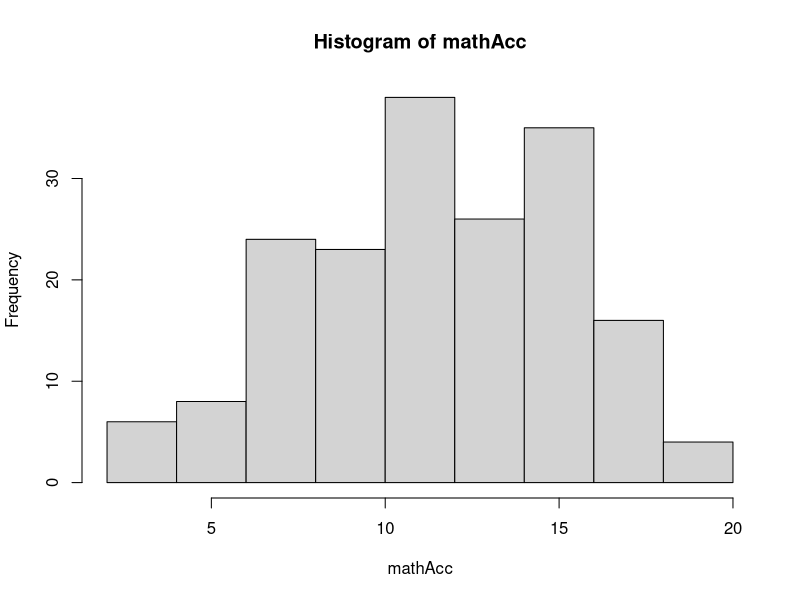
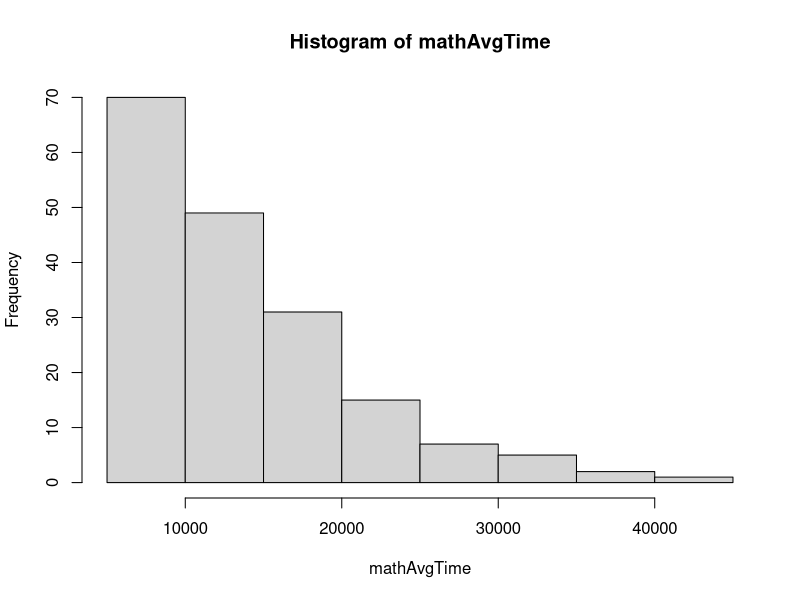
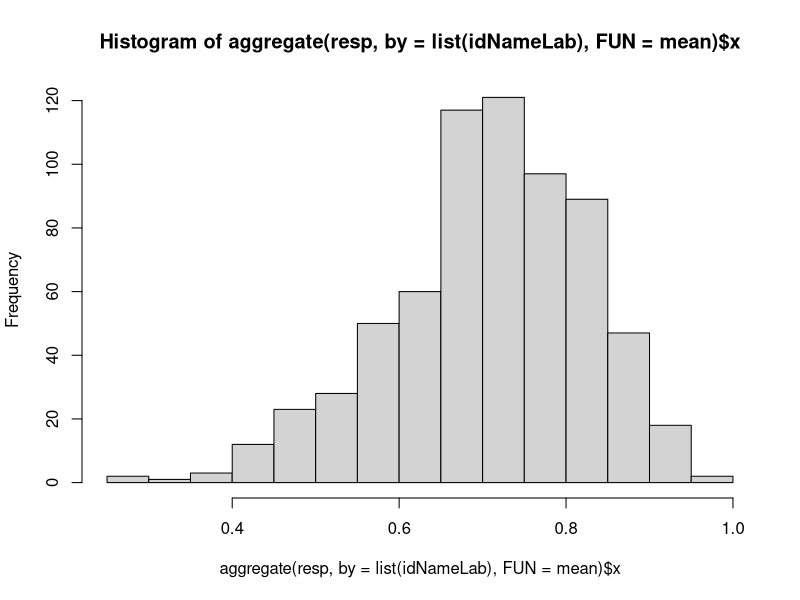

The R script that drew these images, in order:

#########################################################

rm(list=ls())
library(lavaan)
library(MASS)
SigmaTypical = lav_matrix_lower2full(c(
  + 1,
  + .38, 1,
  + .26, .35, 1,
  + .34, .43, .28, 1,
  + .25, .14, .15, .11, 1,
  + .33, .62, .33, .41, .13, 1,
  + .29, .35, .42, .35, .19, .38, 1,
  + .42, .41, .29, .43, .20, .40, .35, 1,
  + .27, .51, .24, .35, .15, .59, .30, .30, 1, 
  + .30, .27, .20, .24, .46, .24, .24, .26, .22, 1))
colnames(SigmaTypical) = c("BD","SI","DS","PCn","CD","VC","LN","MR","CO","SS")

#########################################################

set.seed(1)

N = 180
k = 6

schoolID = sample(1:6,N,replace=T,prob=runif(6,0.5,1))
school_rInt1 = 0.3*rnorm(k)[schoolID]
school_rInt2 = 0.1*rnorm(k)[schoolID]
school_rInt3 = 0.2*rnorm(k)[schoolID]
school_rInt4 = 0.2*rnorm(k)[schoolID]

name = replicate(N,paste0(sample(letters,5),collapse=""))
school = paste0("school",schoolID)

iq_z = rnorm(N,0,1)

wmScore = rbinom(N,20,pnorm(qnorm(.5)+school_rInt3+iq_z*.25))

visualScore = rbinom(N,20,pnorm(qnorm(.5)+school_rInt4+iq_z*.3))

mathAcc = rbinom(N,20,pnorm(qnorm(.6)+school_rInt1+iq_z*.3))
aggregate(mathAcc,by=list(schoolID),mean)
hist(mathAcc)

mathAvgTime = round(5000+rgamma(N,exp(0.5+school_rInt2-iq_z*.323),1)*5000)
aggregate(mathAvgTime,by=list(schoolID),median)
hist(mathAvgTime)

df = data.frame(school,name,mathAcc,mathAvgTime,wmScore,visualScore)
df = df[order(schoolID),]
cor(df[,3:ncol(df)])

write.csv(df,"exerData1.csv",row.names=F)

#########################################################

# LIKE A DATA SCIENTIST

set.seed(101)

N = 670
id = 1:N
idName = replicate(N,paste0(sample(letters,8),collapse=""))

# wisc part
w = round(mvrnorm(n=N, mu=rep(10,nrow(SigmaTypical)), 
                   Sigma=SigmaTypical*(3^2)))
iq_z = as.numeric(scale(rowMeans(w)))
w[w<1] = 1; w[w>19] = 19
w[sample(1:(N*10),(N*10*0.003))] = ""
w[sample(1:(N*10),(N*10*0.001))] = " "
w[sample(1:(N*10),(N*10*0.001))] = "-"
w[sample(1:(N*10),(N*10*0.002))] = "/"
sa = sample(1:(N*10),(N*10*0.1))
w[sa] = paste0(w[sa]," ")
sa = sample(1:(N*10),(N*10*0.1))
w[sa] = paste0(" ",w[sa])
w = data.frame(w)
saR = sample(1:nrow(w),1); saC = sample(1:ncol(w),1); w[saR,saC]; w[saR,saC] = 2000; w[saR,saC]
colnames(w) = colnames(SigmaTypical)
w = data.frame(idName,w)
w = w[order(sample(1:nrow(w),nrow(w))),]
write.csv(w,"ExerData_Wechsler.csv",row.names=F)

# questionnaires 
op = as.numeric(scale(rnorm(N)+iq_z*.17))
agr = as.numeric(scale(rnorm(N)+iq_z*0))
qu = data.frame(
  Openness1 = as.numeric(cut(scale(op + rnorm(N)),c(-Inf,runif(4,-1,1),Inf))),
  Openness2 = as.numeric(cut(scale(op + rnorm(N)),c(-Inf,runif(4,-1,1),Inf))),
  Openness3 = as.numeric(cut(scale(op + rnorm(N)),c(-Inf,runif(4,-1,1),Inf))),
  Openness4 = as.numeric(cut(scale(op + rnorm(N)),c(-Inf,runif(4,-1,1),Inf))),
  Openness5 = as.numeric(cut(scale(op + rnorm(N)),c(-Inf,runif(4,-1,1),Inf))),
  Openness6 = as.numeric(cut(scale(op + rnorm(N)),c(-Inf,runif(4,-1,1),Inf))),
  Openness7 = as.numeric(cut(scale(op + rnorm(N)),c(-Inf,runif(4,-1,1),Inf))),
  Openness8 = as.numeric(cut(scale(op + rnorm(N)),c(-Inf,runif(4,-1,1),Inf))),
  Agreab1 = as.numeric(cut(scale(op + rnorm(N)),c(-Inf,runif(4,-1.5,1.5),Inf))),
  Agreab2 = as.numeric(cut(scale(op + rnorm(N)),c(-Inf,runif(4,-1.5,1.5),Inf))),
  Agreab3 = as.numeric(cut(scale(op + rnorm(N)),c(-Inf,runif(4,-1.5,1.5),Inf))),
  Agreab4 = as.numeric(cut(scale(op + rnorm(N)),c(-Inf,runif(4,-1.5,1.5),Inf))),
  Agreab5 = as.numeric(cut(scale(op + rnorm(N)),c(-Inf,runif(4,-1.5,1.5),Inf))),
  Agreab6 = as.numeric(cut(scale(op + rnorm(N)),c(-Inf,runif(4,-1.5,1.5),Inf))),
  Agreab7 = as.numeric(cut(scale(op + rnorm(N)),c(-Inf,runif(4,-1.5,1.5),Inf))),
  Agreab8 = as.numeric(cut(scale(op + rnorm(N)),c(-Inf,runif(4,-1.5,1.5),Inf)))
)
for(i in 1:ncol(qu)){
  qu[sample(1:nrow(qu),round(nrow(qu)*.003)),i] = ""
  qu[sample(1:nrow(qu),(nrow(qu)*0.001)),i] = " "
  qu[sample(1:nrow(qu),(nrow(qu)*0.002)),i] = "-"
  sa = sample(1:nrow(qu),(nrow(qu)*0.05))
  qu[sa,i] = paste0(qu[sa,i]," ")
  sa = sample(1:nrow(qu),(nrow(qu)*0.05))
  qu[sa,i] = paste0(" ",qu[sa,i])
}
qu[sample(1:nrow(qu),round(nrow(qu)*.006)),] = ""
qu = data.frame(idName,qu)
qu = qu[order(sample(1:nrow(qu),nrow(qu))),]
write.csv(qu,"ExerData_Questionnaires.csv",row.names=F)

# invalsi 
ach = as.numeric(scale(rnorm(N)+iq_z*.3))
gender = sample(c("M","F"," "),N,replace=T,prob=c(.45,.55,.02))
ach[gender=="F"] = ach[gender=="F"]+0.15
sa = sample(1:N,round(N*.02))
gender[sa] = tolower(gender[sa])
inv = data.frame(
  InvalsiRead1 = as.numeric(cut(scale(ach + rnorm(N)),c(-Inf,runif(1,-1,1),Inf)))-1,
  InvalsiRead2 = as.numeric(cut(scale(ach + rnorm(N)),c(-Inf,runif(1,-1,1),Inf)))-1,
  InvalsiRead3 = as.numeric(cut(scale(ach + rnorm(N)),c(-Inf,runif(1,-1,1),Inf)))-1,
  InvalsiRead4 = as.numeric(cut(scale(ach + rnorm(N)),c(-Inf,runif(1,-1,1),Inf)))-1,
  InvalsiRead5 = as.numeric(cut(scale(ach + rnorm(N)),c(-Inf,runif(1,-1,1),Inf)))-1,
  InvalsiRead6 = as.numeric(cut(scale(ach + rnorm(N)),c(-Inf,runif(1,-1,1),Inf)))-1,
  InvalsiRead7 = as.numeric(cut(scale(ach + rnorm(N)),c(-Inf,runif(1,-1,1),Inf)))-1,
  InvalsiRead8 = as.numeric(cut(scale(ach + rnorm(N)),c(-Inf,runif(1,-1,1),Inf)))-1,
  InvalsiRead9 = as.numeric(cut(scale(ach + rnorm(N)),c(-Inf,runif(1,-1,1),Inf)))-1,
  InvalsiRead10 = as.numeric(cut(scale(ach + rnorm(N)),c(-Inf,runif(1,-1,1),Inf)))-1,
  InvalsiRead11 = as.numeric(cut(scale(ach + rnorm(N)),c(-Inf,runif(1,-1,1),Inf)))-1,
  InvalsiRead12 = as.numeric(cut(scale(ach + rnorm(N)),c(-Inf,runif(1,-1,1),Inf)))-1
)
inv[sample(1:nrow(inv),round(nrow(inv)*.006)),] = ""
saR = sample(1:nrow(inv),1); saC = sample(1:ncol(inv),1); inv[saR,saC]; inv[saR,saC] = 10000; inv[saR,saC]
inv = data.frame(idName,gender,inv)
inv = inv[order(sample(1:nrow(inv),nrow(inv))),]
inv1 = inv[1:150,]
write.table(inv1,"ExerData_Invalsi_1.csv",sep=";",row.names=F)
inv2 = inv[151:nrow(inv),]
write.csv(inv2,"ExerData_Invalsi_2.csv",row.names=F)

# lab trials
rInt = scale(rnorm(N)+iq_z*2)
cor(rInt,iq_z)
k = 40
rInt = rep(rInt,each=k)
idNameLab = rep(idName,each=k)
resp = rbinom(N*k,1,prob=pnorm(0.6+rInt*.3))
hist(aggregate(resp,by=list(idNameLab),FUN=mean)$x)
lt = data.frame(
  idName = idNameLab,
  respAcc = resp
)
write.csv(lt,"ExerData_LabTrials.csv",row.names=F)


#########################################################
